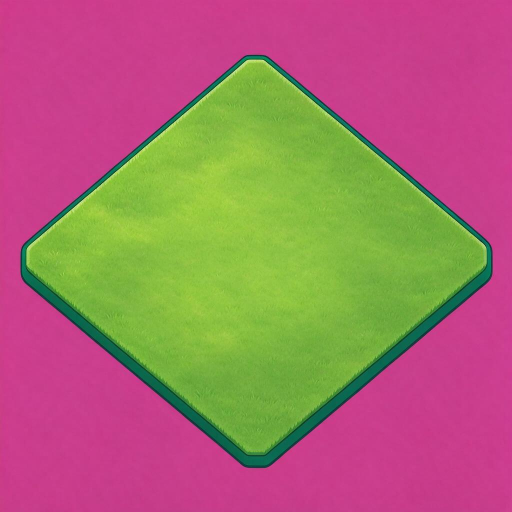
#> input picture assets/art_style_v2_test/terrain/source/grass.jpg, 1024 x 1024 px (shown at 1/2 size)
$ python prepare_v2_assets.py
#> lines starting #> are read from the running program, lines starting #| are printed output that depends on the picture
"""V2 style-test asset cleanup: magenta key, crop, transparent PNG, preview."""
from __future__ import annotations

import os
from PIL import Image, ImageDraw

ROOT = os.path.abspath(os.path.join(os.path.dirname(__file__), "..", ".."))
ASSETS = os.path.join(ROOT, "assets", "art_style_v2_test")

ITEMS = [
    ("grass", "terrain/source/grass.jpg", "terrain/transparent/grass.png", 16),
    ("tree", "props/source/tree.jpg", "props/transparent/tree.png", 16),
    ("rock", "props/source/rock.jpg", "props/transparent/rock.png", 16),
    ("table", "furniture/source/table.jpg", "furniture/transparent/table.png", 16),
    ("table_rotated", "furniture/source/table_rotated.jpg", "furniture/transparent/table_rotated.png", 16),
]


def cutout(path: str) -> Image.Image:
    im = Image.open(path).convert("RGB")
#> im is the input picture: PIL image 1024x1024 RGB; mean R, G, B 167.1, 109.5, 108.4
    hsv = im.convert("HSV")
#> hsv: PIL image 1024x1024 HSV; mean H, S, V 162.7, 174.4, 191.5
    src, hp = im.load(), hsv.load()
    out = Image.new("RGBA", im.size, (0, 0, 0, 0))
#> out: PIL image 1024x1024 RGBA; every value is 0
    dst = out.load()
    for y in range(im.height):
        for x in range(im.width):
            h, s, v = hp[x, y]
            hue, sat, val = h * 360.0 / 255.0, s / 255.0, v / 255.0
            if not (300.0 <= hue <= 350.0 and sat >= 0.35 and val >= 0.05):
                r, g, b = src[x, y]
                dst[x, y] = (r, g, b, 255)
    bbox = out.getbbox()
#> bbox = (41, 110, 985, 936)
    if bbox is None:
        raise RuntimeError("empty: " + path)
    return out.crop(bbox)
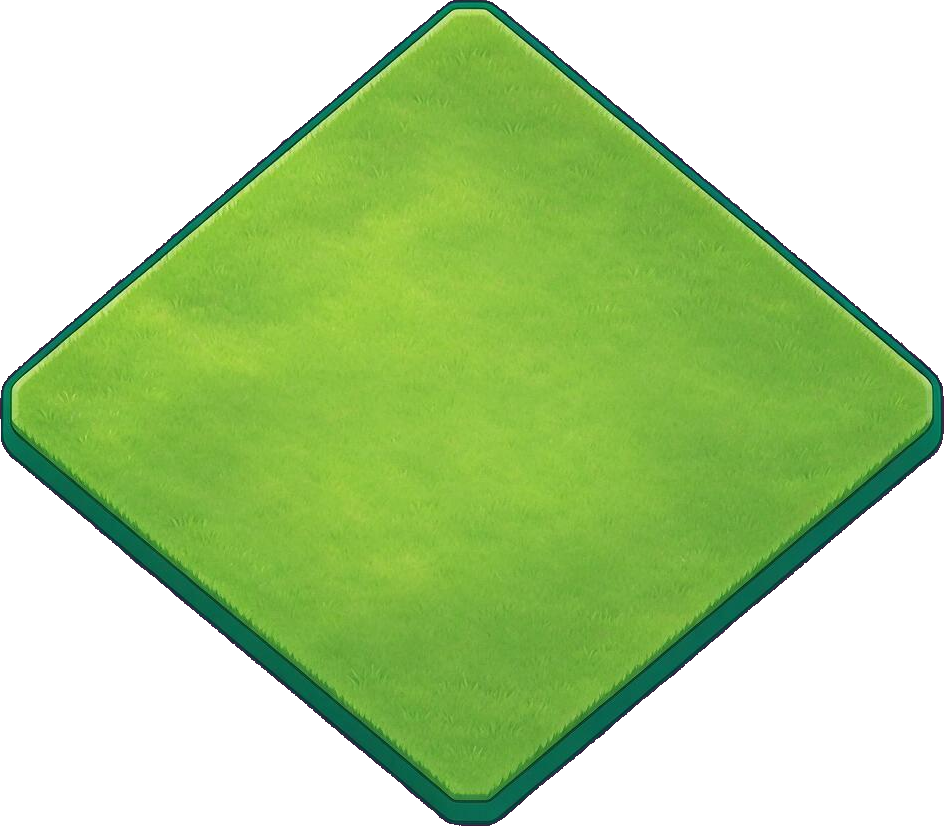
#> returned value: PIL image 944x826 RGBA; mean R, G, B, A 66.4, 99, 36.1, 142.9; transparent parts drawn white


def save(img: Image.Image, path: str, pad: int) -> None:
#> called with pad = 16
    out = Image.new("RGBA", (img.width + pad * 2, img.height + pad * 2), (0, 0, 0, 0))
#> out: PIL image 976x858 RGBA; every value is 0
    out.alpha_composite(img, (pad, pad))
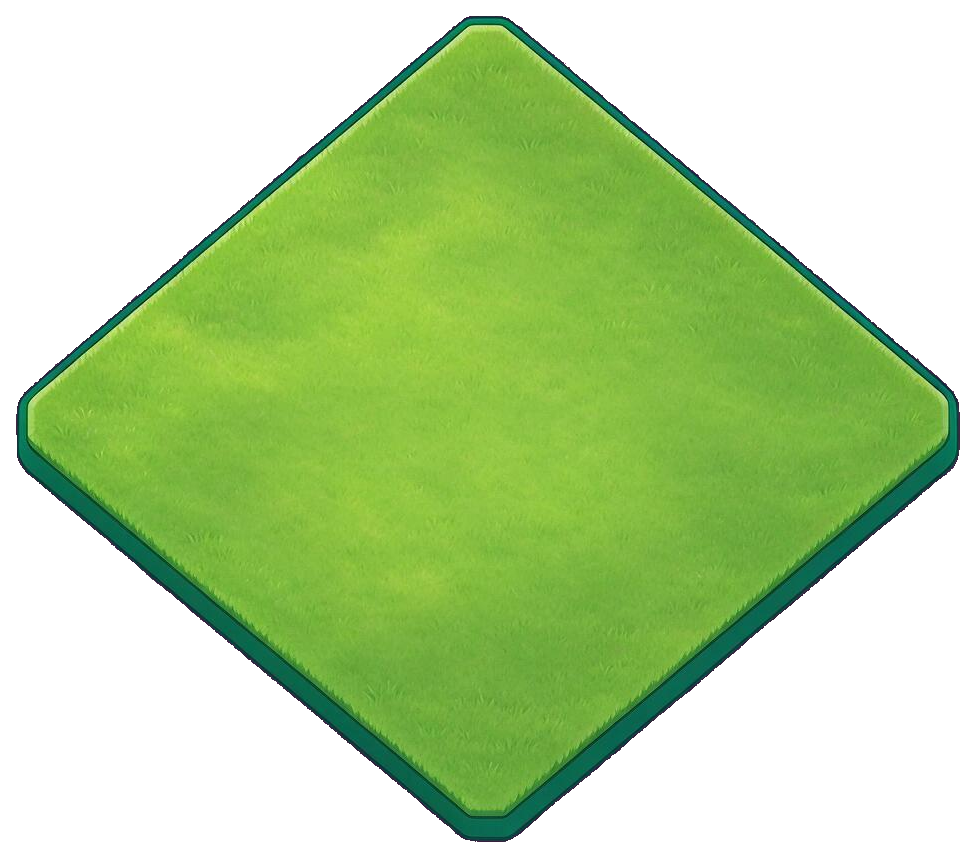
#> out: PIL image 976x858 RGBA; mean R, G, B, A 61.8, 92.2, 33.6, 133; transparent parts drawn white
    out.save(path)


def main() -> None:
    results = []
    for name, src_rel, dst_rel, pad in ITEMS:
        src = os.path.join(ASSETS, src_rel)
        dst = os.path.join(ASSETS, dst_rel)
        os.makedirs(os.path.dirname(dst), exist_ok=True)
        img = cutout(src)
        save(img, dst, pad)
        results.append((name, dst, img.size))
        print(name, img.size, "->", dst)
#| grass (944, 826) -> assets/art_style_v2_test/terrain/transparent/grass.png
#> pass 2 of the loop in main, `for name, src_rel, dst_rel, pad in ITEMS:`:
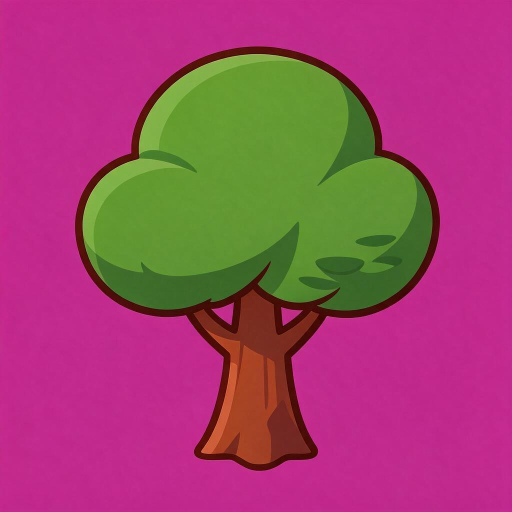
#> input picture assets/art_style_v2_test/props/source/tree.jpg, 1024 x 1024 px (shown at 1/2 size)
#> in cutout, im is the input picture: PIL image 1024x1024 RGB; mean R, G, B 160.8, 66.4, 107.7
#> hsv: PIL image 1024x1024 HSV; mean H, S, V 169.4, 192.2, 173.7
#> bbox = (151, 94, 879, 940)
#> in cutout (call 2), `return out.crop(bbox)`:
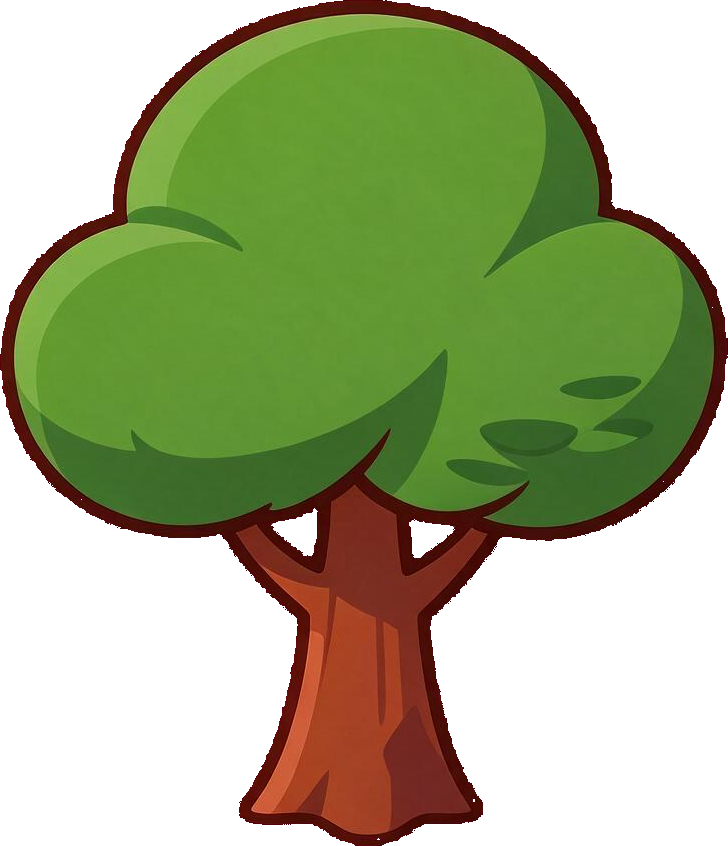
#> returned value: PIL image 728x846 RGBA; mean R, G, B, A 55.1, 66.5, 24.5, 145.3; transparent parts drawn white
#> in save (call 2), `out.alpha_composite(img, (pad, pad))`:
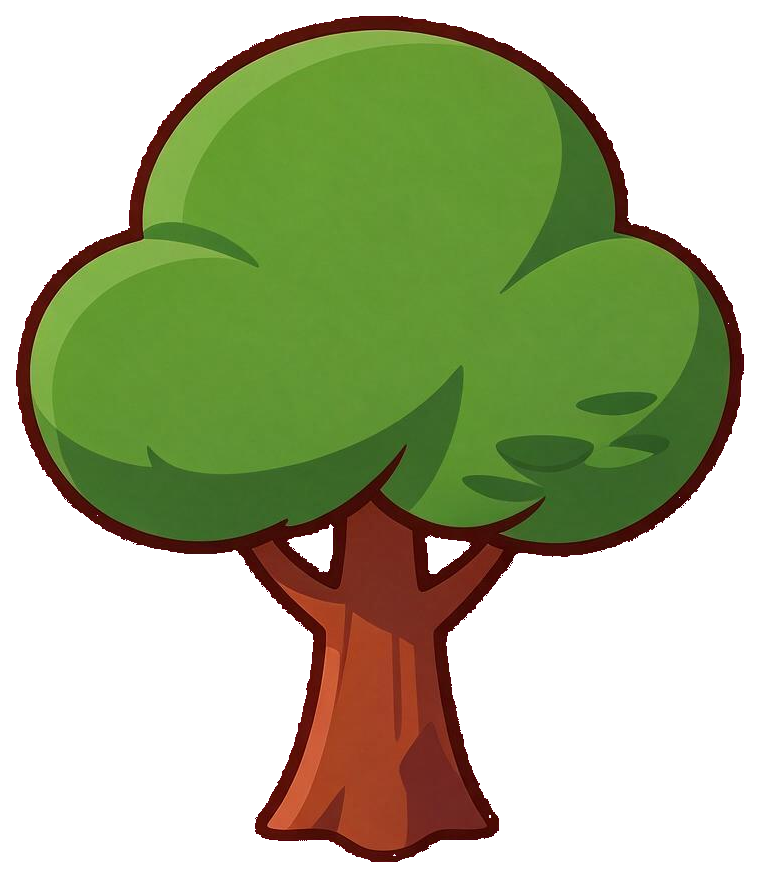
#> out: PIL image 760x878 RGBA; mean R, G, B, A 50.9, 61.3, 22.6, 134.1; transparent parts drawn white
#| tree (728, 846) -> assets/art_style_v2_test/props/transparent/tree.png
#> pass 3 of the loop in main, `for name, src_rel, dst_rel, pad in ITEMS:`:
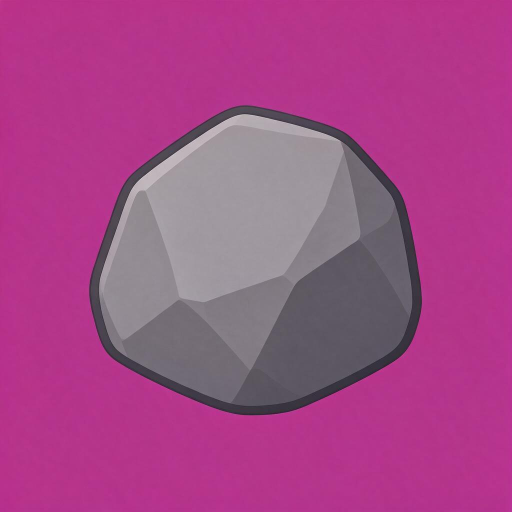
#> input picture assets/art_style_v2_test/props/source/rock.jpg, 1024 x 1024 px (shown at 1/2 size)
#> in cutout, im is the input picture: PIL image 1024x1024 RGB; mean R, G, B 164.6, 72, 135.3
#> hsv: PIL image 1024x1024 HSV; mean H, S, V 219.6, 133.2, 165.3
#> bbox = (180, 212, 843, 830)
#> in cutout (call 3), `return out.crop(bbox)`:
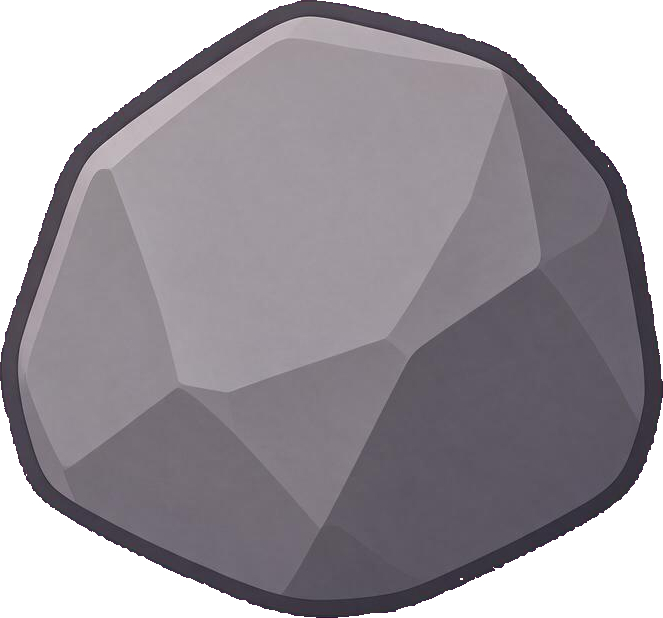
#> returned value: PIL image 663x618 RGBA; mean R, G, B, A 95, 89.9, 96.5, 192.9; transparent parts drawn white
#> in save (call 3), `out.alpha_composite(img, (pad, pad))`:
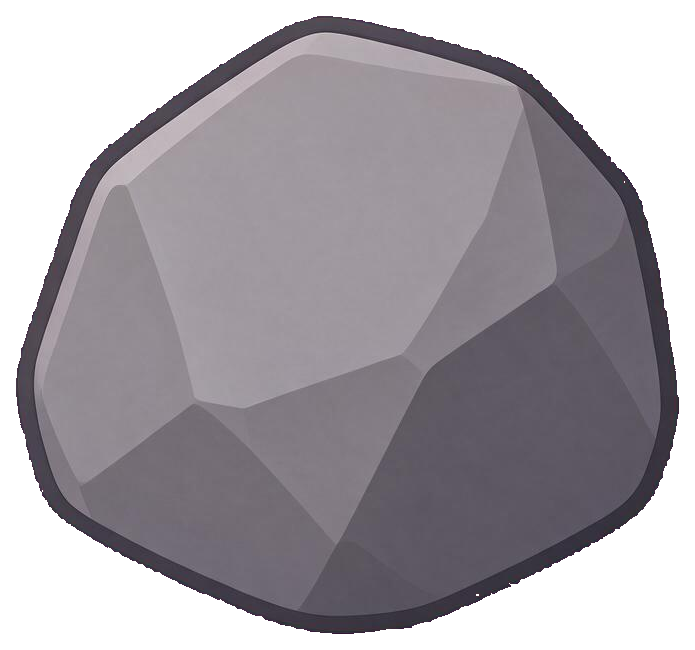
#> out: PIL image 695x650 RGBA; mean R, G, B, A 86.2, 81.5, 87.5, 175; transparent parts drawn white
#| rock (663, 618) -> assets/art_style_v2_test/props/transparent/rock.png
#> the loop made 4 passes; the first 3 are shown

    cells = []
    for name, path, size in results:
        im = Image.open(path).convert("RGBA")
        im.thumbnail((300, 260))
        cells.append((name, im))
    sheet = Image.new("RGBA", (1000, 340), (236, 236, 236, 255))
    d = ImageDraw.Draw(sheet)
    for i, (name, im) in enumerate(cells):
        x = 10 + i * 250
        sheet.alpha_composite(im, (x + (240 - im.width) // 2, 40 + (250 - im.height) // 2))
        d.text((x + 6, 10), name, fill=(0, 0, 0, 255))
    sheet.convert("RGB").save(os.path.join(ASSETS, "preview", "v2_assets_contact.jpg"))


if __name__ == "__main__":
#> (the run stopped early here; a loop or call above may not have finished)
